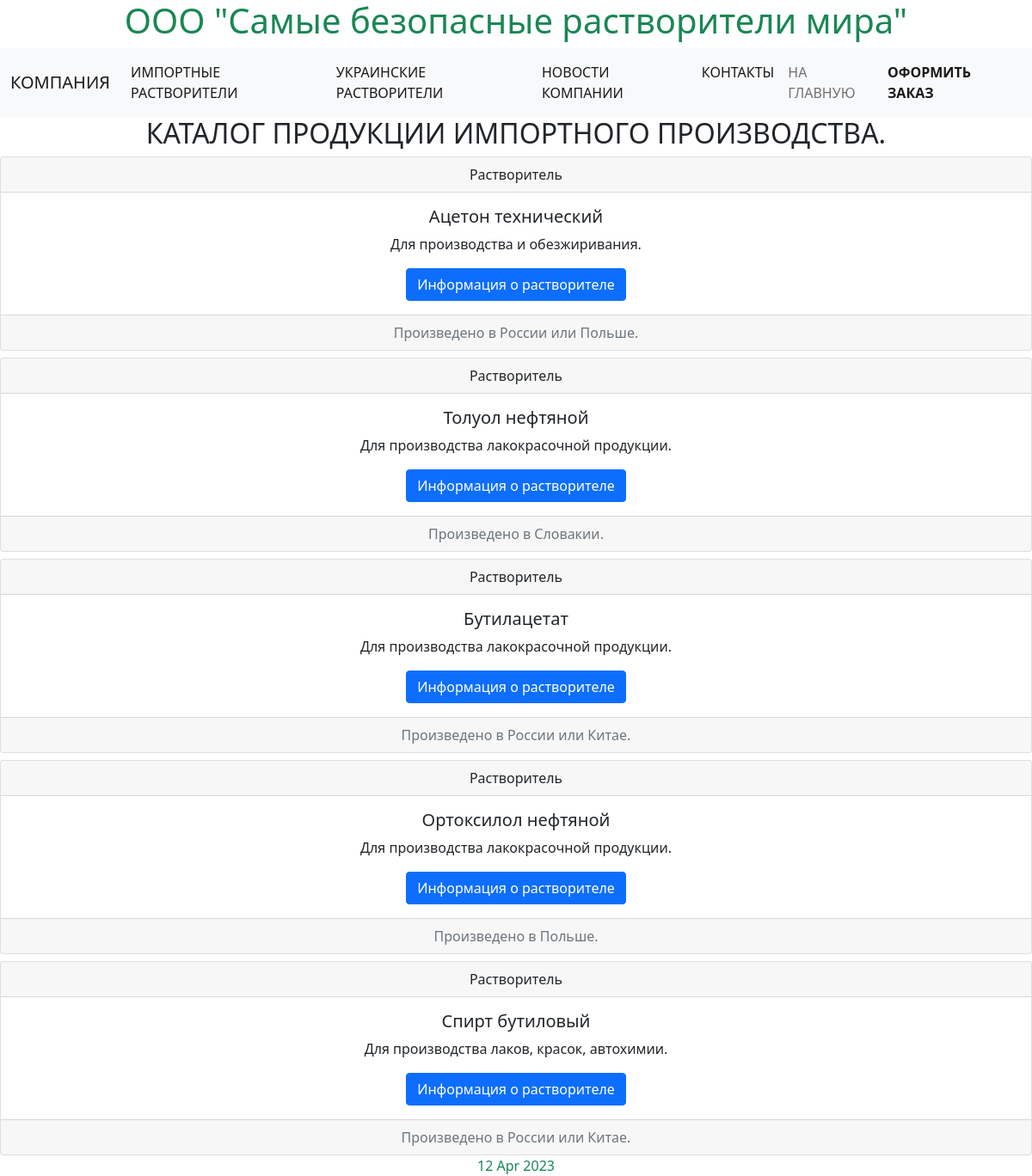
The page /catalog/thinners on the database its author committed.
### catalog/models.py (models this page shows, shortened)
class Thinners(models.Model):
    name = models.CharField(max_length=30, help_text='Здесь пишем наименование растворителя',
                            verbose_name='Наименование')
    purpose = models.CharField(max_length=50, help_text='Здесь пишем назначение растворителя',
                               verbose_name='Назначение')
    price = models.CharField(max_length=20, help_text='Здесь пишем цену растворителя', verbose_name='Цена')
    currency = models.CharField(max_length=20, help_text='Здесь пишем валюту растворителя', verbose_name='Валюта')
    description = models.TextField(help_text='Здесь пишем комментарий', verbose_name='Комментарий')
    country = models.CharField(max_length=50, help_text='Здесь пишем страну производства растворителя',
                               verbose_name='Страна')
    photo = models.ForeignKey('Im', on_delete=models.PROTECT, null=True, blank=True)

### catalog/views.py (the view)
# urls.py: path('thinners', views.thinners, name='thinners'),
def thinners(request):
    thinners = Thinners.objects.all()
    img = Im.objects.all()
    context = {'thinners': thinners, 'img': img}
    return render(request, 'thinners.html', context=context)

### catalog/templates/thinners.html
{% extends 'base.html' %}
{% block content %}
<h2 align="center">КАТАЛОГ ПРОДУКЦИИ ИМПОРТНОГО ПРОИЗВОДСТВА.</h2>
{% for item in thinners %}
<div class="card text-center mt-2">
    <div class="card-header">
        Растворитель
    </div>
    <div class="card-body">
        <div class="media">
            <div class="media-body">
                <h5 class="card-title">{{ item.name }}</h5>
                <p class="card-text">{{ item.purpose }}</p>
                <a href="/catalog/thinner/{{ item.pk }}" class="btn btn-primary">Информация о растворителе</a>
            </div>
        </div>
    </div>
    <div class="card-footer text-muted">
        {{ item.country }}
    </div>
</div>
{% endfor %}
{% endblock %}

### rows shown on the page
Thinners: name "Ацетон технический", purpose "Для производства и обезжиривания.", country "Произведено в России или Польше."
Thinners: name "Толуол нефтяной", purpose "Для производства лакокрасочной продукции.", country "Произведено в Словакии."
Thinners: name "Бутилацетат", purpose "Для производства лакокрасочной продукции.", country "Произведено в России или Китае."
Thinners: name "Ортоксилол нефтяной", purpose "Для производства лакокрасочной продукции.", country "Произведено в Польше."
Thinners: name "Спирт бутиловый", purpose "Для производства лаков, красок, автохимии.", country "Произведено в России или Китае."
